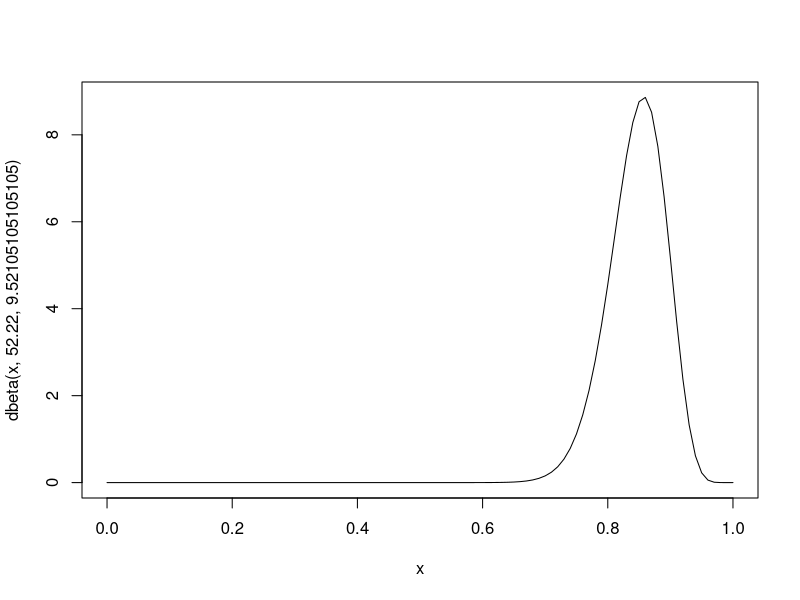
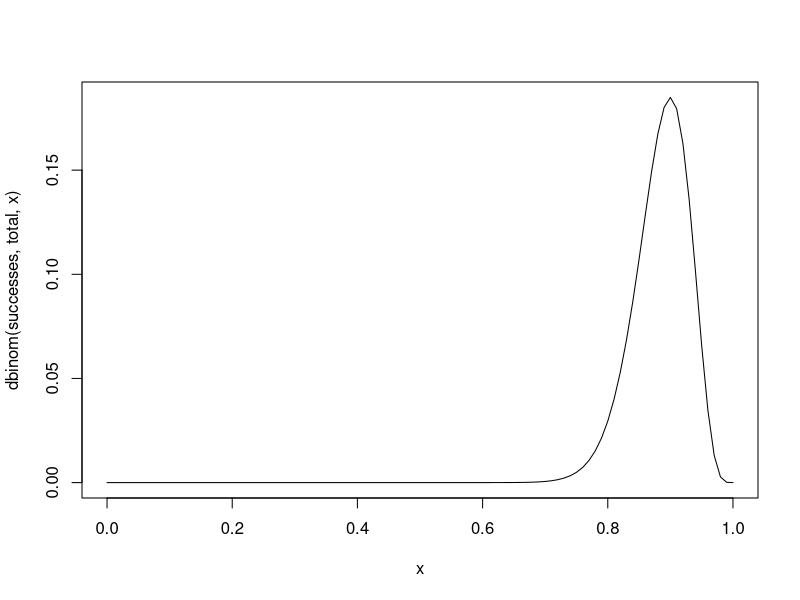
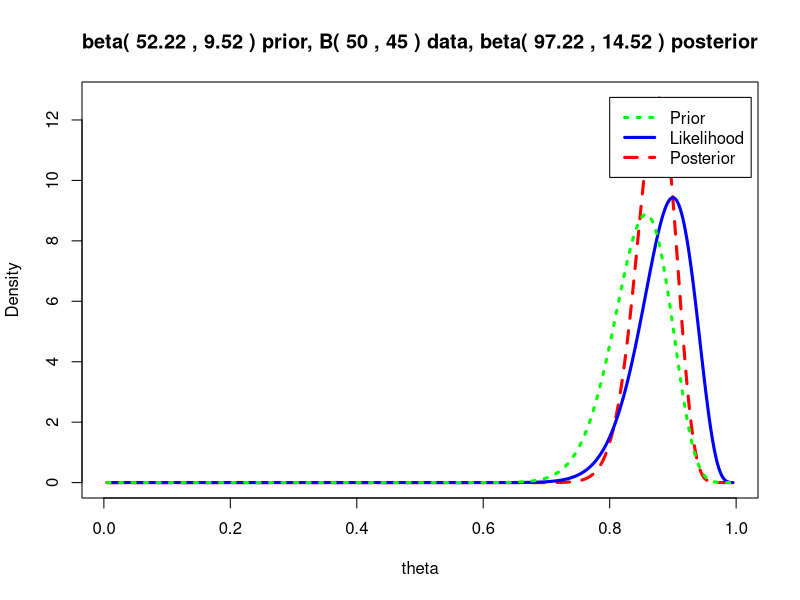

Generate these figures, in order, with R:
## ---- chunk 1
knitr::opts_chunk$set(echo = TRUE)
## ---- chunk 2
library("LearnBayes")
## ---- chunk 3
#Estimating Proportions: People who like chocolate
quantile1 <- list(p=0.5, x=0.85) #this specifies a median of the prior is 0.85
quantile2 <- list(p=0.99999, x=0.95) #the 99.999th percentile of the prior is 0.95
quantile3 <- list(p=0.00001, x=0.60) #the 0.001st percentile of the prior is 0.60
findBeta <- function(quantile1,quantile2,quantile3)
{
     # find the quantiles specified by quantile1 and quantile2 and quantile3
     quantile1_p <- quantile1[[1]]; quantile1_q <- quantile1[[2]]
     quantile2_p <- quantile2[[1]]; quantile2_q <- quantile2[[2]]
     quantile3_p <- quantile3[[1]]; quantile3_q <- quantile3[[2]]

     # find the beta prior using quantile1 and quantile2
     priorA <- beta.select(quantile1,quantile2)
     priorA_a <- priorA[1]; priorA_b <- priorA[2]

     # find the beta prior using quantile1 and quantile3
     priorB <- beta.select(quantile1,quantile3)
     priorB_a <- priorB[1]; priorB_b <- priorB[2]

     # find the best possible beta prior
     diff_a <- abs(priorA_a - priorB_a); diff_b <- abs(priorB_b - priorB_b)
     step_a <- diff_a / 100; step_b <- diff_b / 100
     if (priorA_a < priorB_a) { start_a <- priorA_a; end_a <- priorB_a }
     else                     { start_a <- priorB_a; end_a <- priorA_a }
     if (priorA_b < priorB_b) { start_b <- priorA_b; end_b <- priorB_b }
     else                     { start_b <- priorB_b; end_b <- priorA_b }
     steps_a <- seq(from=start_a, to=end_a, length.out=1000)
     steps_b <- seq(from=start_b, to=end_b, length.out=1000)
     max_error <- 10000000000000000000
     best_a <- 0; best_b <- 0
     for (a in steps_a)
     {
        for (b in steps_b)
        {
           # priorC is beta(a,b)
           # find the quantile1_q, quantile2_q, quantile3_q quantiles of priorC:
           priorC_q1 <- qbeta(c(quantile1_p), a, b)
           priorC_q2 <- qbeta(c(quantile2_p), a, b)
           priorC_q3 <- qbeta(c(quantile3_p), a, b)
           priorC_error <- abs(priorC_q1-quantile1_q) +
                           abs(priorC_q2-quantile2_q) +
                           abs(priorC_q3-quantile3_q)
           if (priorC_error < max_error)
           {
             max_error <- priorC_error; best_a <- a; best_b <- b
           }
       }
    }
    print(paste("The best beta prior has a=",best_a,"b=",best_b))
}

findBeta(quantile1,quantile2,quantile3)
## ---- chunk 4
curve(dbeta(x,52.22,9.52105105105105))
#Curve output represents initial beliefs that the peak of the distribution would be around 0.85, and that almost the entire density lies between 0.68-0.97. 
## ---- chunk 5
calcLikelihoodForProportion <- function(successes,total)
{
     curve(dbinom(successes,total,x)) # plots the likelihood
}
calcLikelihoodForProportion(45,50) #this hypothetical data would be a survey of 50 people -> 45 say they like chocolate (45 "successes") -> curve shows that the peak of the likelihood distribution is equal to 0.9, which is equivalent to 45/50 -> means that the most likely value of the proportion, given the observed data, is 0.9. 
## ---- chunk 6
calcPosteriorForProportion <- function(successes, total, a, b)
  {
     # Adapted from triplot() in the LearnBayes package
     # Plot the prior, likelihood and posterior:
     likelihood_a = successes + 1; likelihood_b = total - successes + 1
     posterior_a = a + successes;  posterior_b = b + total - successes
     theta = seq(0.005, 0.995, length = 500)
     prior = dbeta(theta, a, b)
     likelihood = dbeta(theta, likelihood_a, likelihood_b)
     posterior  = dbeta(theta, posterior_a, posterior_b)
     m = max(c(prior, likelihood, posterior))
     plot(theta, posterior, type = "l", ylab = "Density", lty = 2, lwd = 3,
          main = paste("beta(", a, ",", b, ") prior, B(", total, ",", successes, ") data,",
          "beta(", posterior_a, ",", posterior_b, ") posterior"), ylim = c(0, m), col = "red")
     lines(theta, likelihood, lty = 1, lwd = 3, col = "blue")
     lines(theta, prior, lty = 3, lwd = 3, col = "green")
     legend(x=0.8,y=m, c("Prior", "Likelihood", "Posterior"), lty = c(3, 1, 2),
          lwd = c(3, 3, 3), col = c("green", "blue", "red"))
     # Print out summary statistics for the prior, likelihood and posterior:
     calcBetaMode <- function(aa, bb) { BetaMode <- (aa - 1)/(aa + bb - 2); return(BetaMode); }
     calcBetaMean <- function(aa, bb) { BetaMean <- (aa)/(aa + bb); return(BetaMean); }
     calcBetaSd   <- function(aa, bb) { BetaSd <- sqrt((aa * bb)/(((aa + bb)^2) * (aa + bb + 1))); return(BetaSd); }
     prior_mode      <- calcBetaMode(a, b)
     likelihood_mode <- calcBetaMode(likelihood_a, likelihood_b)
     posterior_mode  <- calcBetaMode(posterior_a, posterior_b)
     prior_mean      <- calcBetaMean(a, b)
     likelihood_mean <- calcBetaMean(likelihood_a, likelihood_b)
     posterior_mean  <- calcBetaMean(posterior_a, posterior_b)
     prior_sd        <- calcBetaSd(a, b)
     likelihood_sd   <- calcBetaSd(likelihood_a, likelihood_b)
     posterior_sd    <- calcBetaSd(posterior_a, posterior_b)
     print(paste("mode for prior=",prior_mode,", for likelihood=",likelihood_mode,", for posterior=",posterior_mode))
     print(paste("mean for prior=",prior_mean,", for likelihood=",likelihood_mean,", for posterior=",posterior_mean))
     print(paste("sd for prior=",prior_sd,", for likelihood=",likelihood_sd,", for posterior=",posterior_sd))
}
calcPosteriorForProportion(45, 50, 52.22, 9.52)
